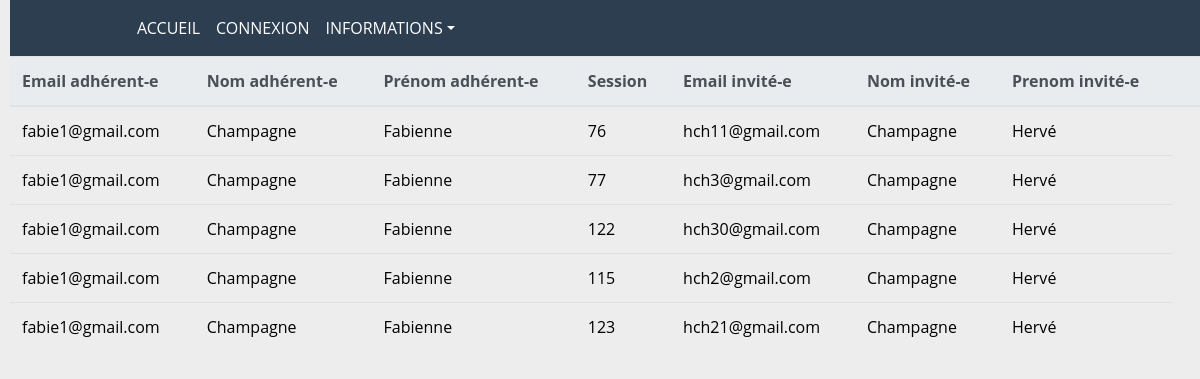
Screenshot of /index.php/administration/invite with the database file from the repository.
### tables this page shows
CREATE TABLE `invite` (
  `inv_id` int(11) NOT NULL COMMENT 'index table invite',
  `inv_ses_id` int(11) DEFAULT '0' COMMENT 'cle etrangère id/session',
  `inv_nom` varchar(50) NOT NULL COMMENT 'nom invité',
  `inv_prenom` varchar(50) NOT NULL COMMENT 'prenom invité',
  `inv_email` varchar(150) NOT NULL COMMENT 'email invité',
  `inv_role` varchar(15) NOT NULL DEFAULT 'invite',
  `inv_conn` int(2) NOT NULL DEFAULT '0'
);

CREATE TABLE `adherent` (
  `adh_id` int(3) NOT NULL COMMENT 'index adherent',
  `adh_nom` varchar(50) NOT NULL COMMENT 'nom adhérent/admin',
  `adh_prenom` varchar(50) NOT NULL COMMENT 'prenom adhérent/admin',
  `adh_email` varchar(150) NOT NULL COMMENT 'email adhérent/admin',
  `adh_organisme` varchar(50) NOT NULL COMMENT 'oragnisme adhérent/admin',
  `adh_role` varchar(15) NOT NULL DEFAULT 'formateur' COMMENT 'role adhérent/admin',
  `adh_login` varchar(100) NOT NULL COMMENT 'login adh"rent/admin',
  `adh_mdp` varchar(60) NOT NULL COMMENT 'mot de passe adhérent/admin',
  `adh_validation` int(2) NOT NULL DEFAULT '0' COMMENT 'validation 0=non 1=oui',
  `adh_d_inscription` date DEFAULT NULL COMMENT 'date inscription adhérent/admin',
  `adh_d_connexion` datetime DEFAULT NULL COMMENT 'dernière connexion adh/admin'
);

CREATE TABLE `session` (
  `ses_id` int(11) NOT NULL COMMENT 'index table session',
  `ses_adh_id` int(11) NOT NULL COMMENT 'cle etrangère id/adherent',
  `ses_d_session` date NOT NULL COMMENT 'date de session',
  `ses_h_debut` time NOT NULL COMMENT 'heure debut session',
  `ses_h_fin` time NOT NULL COMMENT 'heure fin de session',
  `ses_validation` smallint(2) NOT NULL DEFAULT '0' COMMENT 'validation des session'
);

### application/controllers/Administration.php (called while the page is built, shortened)
<?php
class Administration extends CI_Controller {
public function invite(){
    $data['liste'] = $this->Invite_model->invite();
    $this->load->view('head');
    $this->load->view('header/header_loader');
    $this->load->view('administration/invite/liste_invite', $data);
    $this->load->view('script');
}
}

### index.php (called while the page is built, shortened)
<?php
require_once BASEPATH.'core/CodeIgniter.php';

### application/views/header/header_loader.php (called while the page is built, shortened)
<?php
isset($_SESSION['role']) ? $role = $_SESSION['role'] : $role = "accueil";
if($role == "accueil"){$this->load->view('header/header');}
?>

### application/models/Invite_model.php (called while the page is built, shortened)
<?php if (!defined('BASEPATH')) exit('No direct script access allowed');
class Invite_model extends CI_Model {
    function invite(){
        $this->db->from('invite');
        $this->db->join('session', 'ses_id = inv_ses_id');
        $this->db->join('adherent','adh_id = ses_adh_id');
        $result = $this->db->get()->result();
        return $result;
    }
}

### application/views/administration/invite/liste_invite.php (the view)
<div class="table-reponsive">
    <table class="table  table-hover">
        <thead class="thead-light">
            <tr>
                <th scope="col">Email adhérent-e</th>
                <th scope="col">Nom adhérent-e</th>
                <th scope="col">Prénom adhérent-e</th>
                <th scope="col">Session</th>
                <th scope="col">Email invité-e</th>
                <th scope="col">Nom invité-e</th>
                <th scope="col">Prenom invité-e</th>
                <th scole="col"></th>
            </tr>
        </thead>
        <tbody>
            <?php foreach($liste as $invite){?>
            <tr>
                <td><?= $invite->adh_email?></td>
                <td><?= $invite->adh_nom ?></td>
                <td><?= $invite->adh_prenom ?></td>
                <td><?= $invite->ses_id ?></td>
                <td><?= $invite->inv_email ?></td>
                <td><?= $invite->inv_nom ?></td>
                <td><?= $invite->inv_prenom ?></td>
            </tr>
            <?php } ?>
        </tbody>
    </table>
</div>

### application/views/head.php (shortened to what this page needs)
<!DOCTYPE html>
<html lang="fr">
<head>
    <link rel="stylesheet" href="<?= base_url("assets/download/bootstrap441/css/bootstrap.min.css") ?>" type='text/css' >
    <link href="<?= base_url("assets/css/style.css") ?>" rel='stylesheet' type='text/css'>
    <link href="<?= base_url("assets/css/style_jeu.css") ?>" rel='stylesheet' type='text/css'>
</head>
<body>
    <header>

### application/views/header/header.php (shortened to what this page needs)
    <nav class="navbar navbar-dark bg-custom navbar-expand-lg" >
        <div class="collapse navbar-collapse" id="navbarSupportedContent">
            <ul class="navbar-nav mr-auto">
                <li class="nav-item active">
                    <a class="nav-link" href="<?= site_url("accueil") ?>">ACCUEIL</a>
                </li>
                <li class="nav-item active">
                    <a class="nav-link" href="<?= site_url("modal/connexionModal") ?>" data-toggle="modal" data-target="#connexionModal">CONNEXION</a>
                </li>
                <li class="nav-item active dropdown">
                    <a class="nav-link dropdown-toggle" href="#" id="navbarDropdownMenuLink" data-toggle="dropdown" aria-haspopup="true" aria-expanded="false">INFORMATIONS</a>
                </li>
            </ul>
        </div>
    </nav>
</header>

### application/views/script.php (shortened to what this page needs)
</body>
</html>

### assets/css/style.css (style rules this page uses)
.bg-custom { background-color: #2c3e50; }
a { color: rgb(34, 31, 31); }
.navbar { padding-left: 10%; margin-bottom: 1 em; }
th { color: #343538; }
td { color: black; }
ul { list-style-type: none; }
body { background-color: #eeeded; margin-left: 10px; font-family: "Open sans"; }

### rows the page displays
invite: adherent.adh_email "fabie1@gmail.com", adherent.adh_nom "Champagne", adherent.adh_prenom "Fabienne", inv_ses.ses_id "76", inv_email "hch11@gmail.com", inv_nom "Champagne", inv_prenom "Hervé"
invite: adherent.adh_email "fabie1@gmail.com", adherent.adh_nom "Champagne", adherent.adh_prenom "Fabienne", inv_ses.ses_id "77", inv_email "hch3@gmail.com", inv_nom "Champagne", inv_prenom "Hervé"
invite: adherent.adh_email "fabie1@gmail.com", adherent.adh_nom "Champagne", adherent.adh_prenom "Fabienne", inv_ses.ses_id "122", inv_email "hch30@gmail.com", inv_nom "Champagne", inv_prenom "Hervé"
invite: adherent.adh_email "fabie1@gmail.com", adherent.adh_nom "Champagne", adherent.adh_prenom "Fabienne", inv_ses.ses_id "115", inv_email "hch2@gmail.com", inv_nom "Champagne", inv_prenom "Hervé"
invite: adherent.adh_email "fabie1@gmail.com", adherent.adh_nom "Champagne", adherent.adh_prenom "Fabienne", inv_ses.ses_id "123", inv_email "hch21@gmail.com", inv_nom "Champagne", inv_prenom "Hervé"
